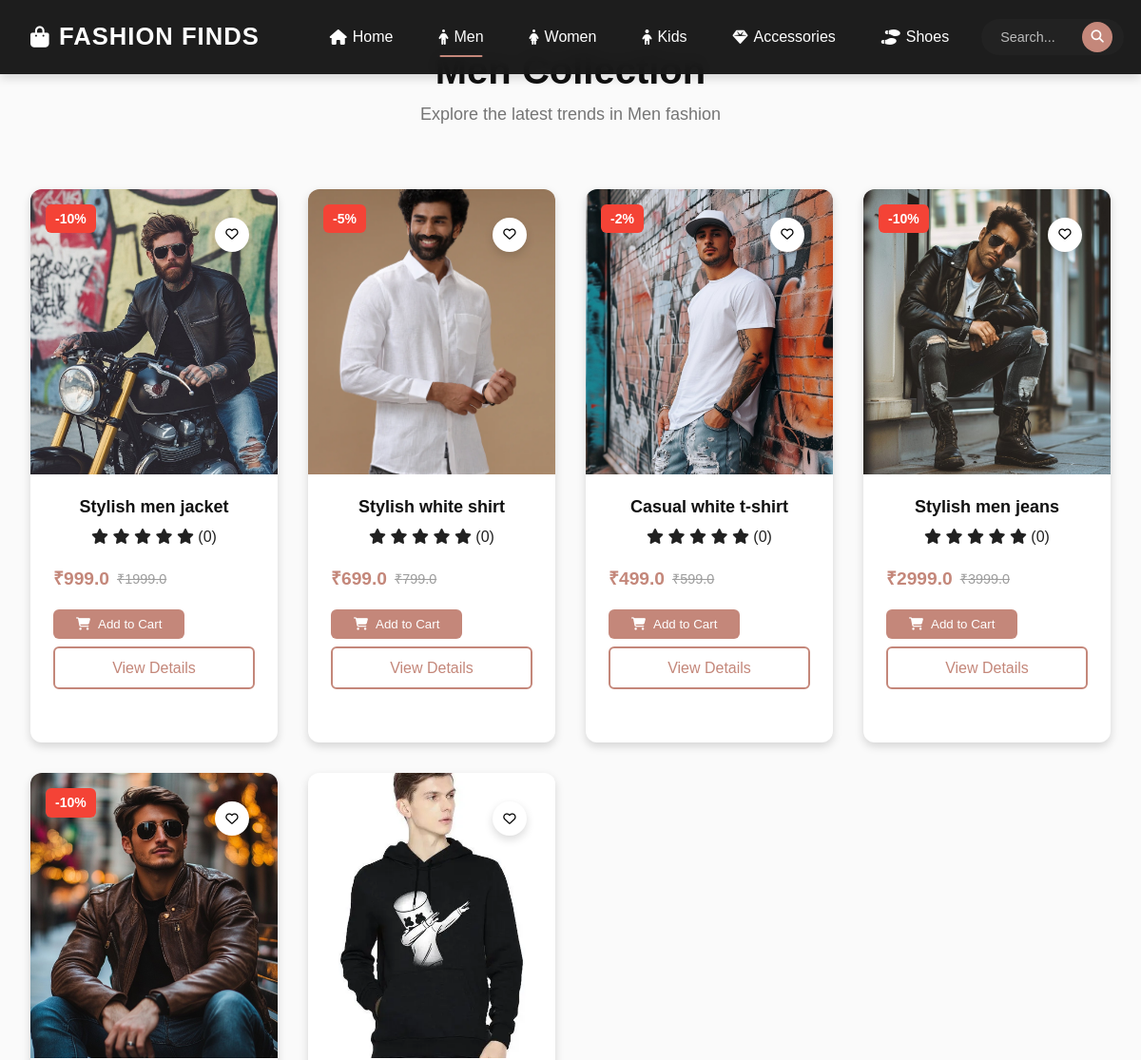
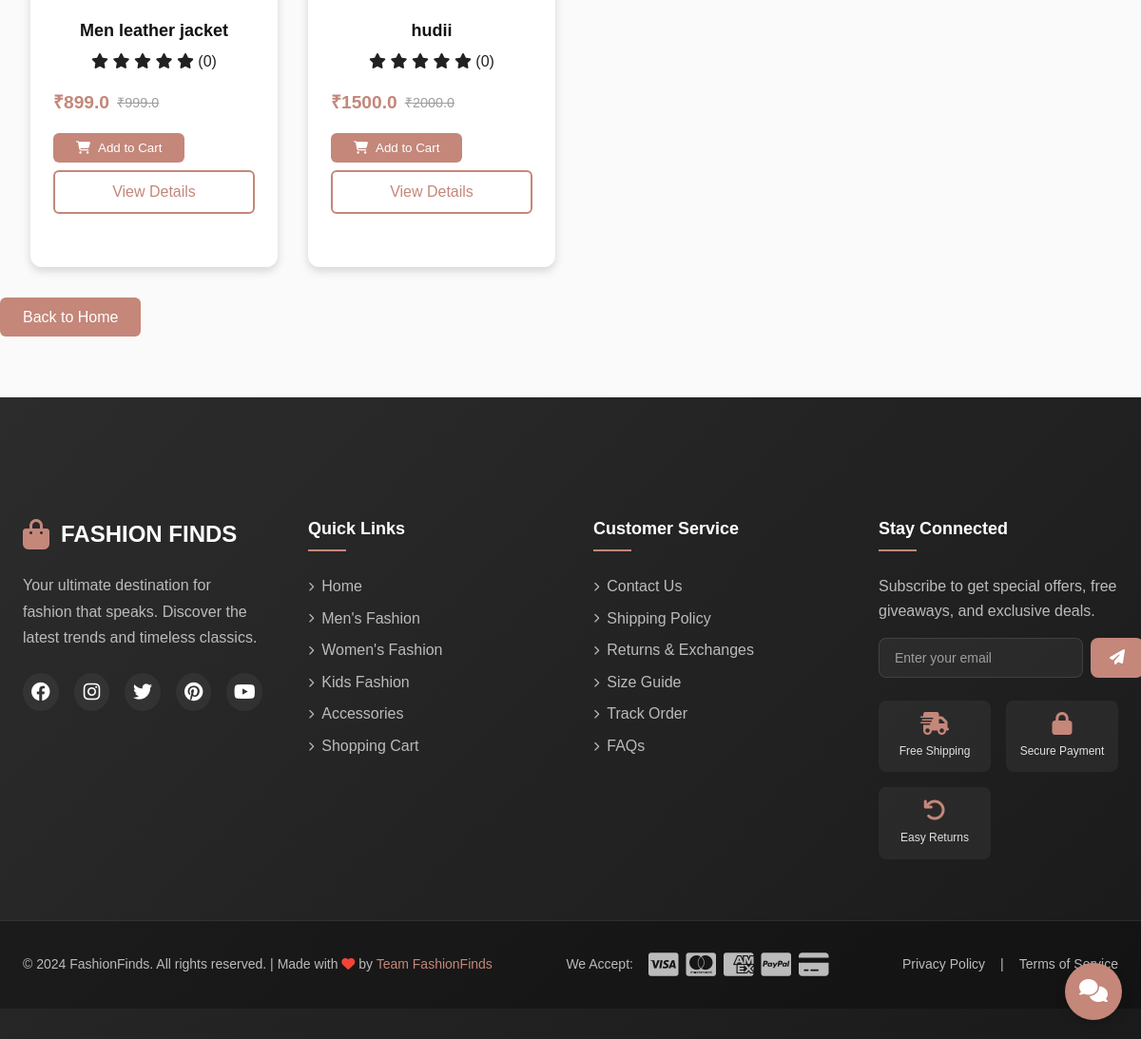
Page /category/Men on the committed database (2 pictures, top to bottom).
### app/models.py (models this page shows, shortened)
class Product(db.Model):
    __tablename__ = 'products'
    id = db.Column(db.Integer, primary_key=True)
    product_name = db.Column(db.String(100), nullable=False)
    product_picture = db.Column(db.String(1000), nullable=False)
    current_price = db.Column(db.Float, nullable=False)
    previous_price = db.Column(db.Float, nullable=False)
    description = db.Column(db.String(2000), nullable=True)
    color = db.Column(db.String(15))
    rating = db.Column(db.Integer, default=0)
    sale = db.Column(db.Boolean, default=False)
    discount = db.Column(db.Integer, nullable=True, default=0)
    count = db.Column(db.Integer, nullable=False, default=0)  # Inventory count
    brand_id = db.Column(db.Integer, db.ForeignKey('brands.id'), nullable=True)
    category = db.Column(db.String(100), nullable=False)  # ✅ Now category is a string field
    quantity_size = db.relationship('ProductSize', backref='product', lazy=True, cascade="all, delete-orphan")
    carts = db.relationship('Cart', backref='cart_product', lazy=True, cascade="all, delete-orphan")
    wishlists = db.relationship('Wishlist', backref='wishlist_product', lazy=True, cascade="all, delete-orphan")
    order_items = db.relationship('OrderItem', backref='product', lazy=True, cascade="all, delete-orphan")

### app/views.py (the view)
@views.route('/category/<string:category_name>')
def products_by_category(category_name):
    page = request.args.get('page', 1, type=int)
    sort_by = request.args.get('sort', 'popularity')
    per_page = 24
    query = Product.query.filter_by(category=category_name)
    if sort_by == 'price_low':
        query = query.order_by(Product.current_price.asc())
    elif sort_by == 'price_high':
        query = query.order_by(Product.current_price.desc())
    elif sort_by == 'rating':
        query = query.order_by(Product.rating.desc())
    elif sort_by == 'newest':
        query = query.order_by(Product.id.desc())
    else:  # popularity
        query = query.order_by(Product.count.desc())
    paginated = query.paginate(page=page, per_page=per_page, error_out=False)
    return render_template('category.html',
                         products=paginated.items,
                         pagination=paginated,
                         category=category_name,
                         sort_by=sort_by)

### app/templates/category.html (shortened to what this page needs)
{% extends 'base.html' %}
{% block content %}
<section class="category-header">
    <div class="container">
        <div class="section-header text-center">
            <h2>{{ category }} Collection</h2>
            <p>Explore the latest trends in {{ category }} fashion</p>
        </div>
    </div>
</section>
<section class="category-products">
    <div class="container">
        {% if products %}
        <div class="product-container">
            {% for product in products %}
            <div class="product-card" data-product-id="{{ product.id }}">
                {% if product.discount > 0 %}
                <span class="discount-badge">-{{ product.discount }}%</span>
                {% endif %}
                <form action="{{ url_for('views.wishlist_add', product_id=product.id) }}" method="POST" class="wishlist-form">
                    <button type="submit" class="wishlist-btn" aria-label="Add to wishlist">
                        <i class="far fa-heart"></i>
                    </button>
                </form>
                <a href="{{ url_for('views.product_info', product_id=product.id) }}" class="product-image-link">
                    <div class="product-image">
                        <img src="{{ url_for('views.get_image', filename=product.product_picture) }}" alt="{{ product.product_name }}" loading="lazy">
                    </div>
                </a>
                <div class="product-info">
                    <h3 class="product-title">{{ product.product_name }}</h3>
                    <div class="product-rating">
                        {% for i in range(5) %}
                            <i class="fas fa-star {% if i >= product.rating %}star-empty{% endif %}"></i>
                        {% endfor %}
                        <span class="rating-count">({{ product.count }})</span>
                    </div>
                    <div class="price-container">
                        <span class="discounted-price">₹{{ product.current_price }}</span>
                        {% if product.previous_price > product.current_price %}
                        <span class="original-price">₹{{ product.previous_price }}</span>
                        {% endif %}
                    </div>
                    <div class="product-actions">
                        <form action="{{ url_for('views.cart_add', product_id=product.id) }}" method="POST" class="add-to-cart-form">
                            <button type="submit" class="btn btn-primary btn-sm">
                                <i class="fas fa-shopping-cart"></i> Add to Cart
                            </button>
                        </form>
                        <a href="{{ url_for('views.product_info', product_id=product.id) }}" class="btn btn-secondary btn-sm">
                            View Details
                        </a>
                    </div>
                </div>
            </div>
            {% endfor %}
        </div>
        {% else %}
        <div class="text-center py-5">
            <h3>No products found in this category</h3>
            <p class="text-muted">Check back later for new arrivals</p>
            <a href="{{ url_for('views.homepage') }}" class="btn btn-primary mt-3">Browse All Products</a>
        </div>
        {% endif %}
    </div>
</section>
<div class="text-center mt-5">
    <a href="{{ url_for('views.homepage') }}" class="btn btn-primary">Back to Home</a>
</div>
{% endblock %}

### app/templates/base.html (shortened to what this page needs)
<!DOCTYPE html>
<html lang="en">
<head>
    <link rel="stylesheet" href="https://cdnjs.cloudflare.com/ajax/libs/font-awesome/6.4.0/css/all.min.css">
    <link rel="stylesheet" href="{{ url_for('static', filename='css/style.css') }}?v={{ range(1, 1000) | random }}">
    <link rel="stylesheet" href="{{ url_for('static', filename='css/navbar.css') }}?v={{ range(1, 1000) | random }}">
    <link rel="stylesheet" href="{{ url_for('static', filename='css/home.css') }}?v={{ range(1, 1000) | random }}">
</head>
<body>
    {% include 'navbar.html' %}
    <main class="main-content" style="margin-top: 50px;">
        {% block content %}{% endblock %}
    </main>
    {% include 'footer.html' %}
    <div class="chatbot-widget" id="chatbotWidget">
        <button class="chatbot-toggle" id="chatToggle" aria-label="Open chat">
            <i class="fas fa-comments"></i>
        </button>
    </div>
</body>
</html>

### app/templates/navbar.html (shortened to what this page needs)
<div class="nav-container">
    <nav class="navbar">
        <a href="/" class="logo">
            <i class="fas fa-shopping-bag"></i>
            <span class="logo-text">FASHION FINDS</span>
        </a>
        <div class="main-nav">
            <a href="/" class="nav-item" data-page="home" title="Home">
                <i class="fas fa-home"></i>
                <span>Home</span>
            </a>
            <a href="{{ url_for('views.products_by_category', category_name='Men') }}" class="nav-item" title="Men">
                <i class="fas fa-male"></i><span>Men</span>
            </a>
            <a href="{{ url_for('views.products_by_category', category_name='Women') }}" class="nav-item" title="Women">
                <i class="fas fa-female"></i><span>Women</span>
            </a>
            <a href="{{ url_for('views.products_by_category', category_name='Kids') }}" class="nav-item" title="Kids">
                <i class="fas fa-child"></i><span>Kids</span>
            </a>
            <a href="{{ url_for('views.products_by_category', category_name='Accessories') }}" class="nav-item" title="Accessories">
                <i class="fas fa-gem"></i><span>Accessories</span>
            </a>
            <a href="{{ url_for('views.products_by_category', category_name='Shoes') }}" class="nav-item" title="Shoes">
                <i class="fas fa-shoe-prints"></i><span>Shoes</span>
            </a>
        </div>
        <form action="{{ url_for('views.search') }}" method="GET" class="search-container">
            <div class="search-bar">
                <input type="text" name="query" id="searchInput" class="search-input" placeholder="Search..." autocomplete="off">
                <button type="submit" class="search-button" aria-label="Search"><i class="fas fa-search"></i></button>
            </div>
        </form>
    </nav>
</div>

### app/templates/footer.html (shortened to what this page needs)
<footer class="site-footer">
    <div class="footer-top">
        <div class="footer-container">
            <div class="footer-section">
                <div class="footer-brand">
                    <i class="fas fa-shopping-bag"></i>
                    <h3>FASHION FINDS</h3>
                </div>
                <p class="footer-description">
                    Your ultimate destination for fashion that speaks. Discover the latest trends and timeless classics.
                </p>
                <div class="social-media">
                    <a href="#" class="social-link" aria-label="Facebook">
                        <i class="fab fa-facebook"></i>
                    </a>
                    <a href="#" class="social-link" aria-label="Instagram">
                        <i class="fab fa-instagram"></i>
                    </a>
                    <a href="#" class="social-link" aria-label="Twitter">
                        <i class="fab fa-twitter"></i>
                    </a>
                    <a href="#" class="social-link" aria-label="Pinterest">
                        <i class="fab fa-pinterest"></i>
                    </a>
                    <a href="#" class="social-link" aria-label="YouTube">
                        <i class="fab fa-youtube"></i>
                    </a>
                </div>
            </div>
            <div class="footer-section">
                <h4>Quick Links</h4>
                <ul class="footer-links">
                    <li><a href="{{ url_for('views.homepage') }}"><i class="fas fa-chevron-right"></i> Home</a></li>
                    <li><a href="{{ url_for('views.products_by_category', category_name='Men') }}"><i class="fas fa-chevron-right"></i> Men's Fashion</a></li>
                    <li><a href="{{ url_for('views.products_by_category', category_name='Women') }}"><i class="fas fa-chevron-right"></i> Women's Fashion</a></li>
                    <li><a href="{{ url_for('views.products_by_category', category_name='Kids') }}"><i class="fas fa-chevron-right"></i> Kids Fashion</a></li>
                    <li><a href="{{ url_for('views.products_by_category', category_name='Accessories') }}"><i class="fas fa-chevron-right"></i> Accessories</a></li>
                    <li><a href="/cart"><i class="fas fa-chevron-right"></i> Shopping Cart</a></li>
                </ul>
            </div>
            <div class="footer-section">
                <h4>Customer Service</h4>
                <ul class="footer-links">
                    <li><a href="#"><i class="fas fa-chevron-right"></i> Contact Us</a></li>
                    <li><a href="#"><i class="fas fa-chevron-right"></i> Shipping Policy</a></li>
                    <li><a href="#"><i class="fas fa-chevron-right"></i> Returns & Exchanges</a></li>
                    <li><a href="#"><i class="fas fa-chevron-right"></i> Size Guide</a></li>
                    <li><a href="#"><i class="fas fa-chevron-right"></i> Track Order</a></li>
                    <li><a href="#"><i class="fas fa-chevron-right"></i> FAQs</a></li>
                </ul>
            </div>
            <div class="footer-section">
                <h4>Stay Connected</h4>
                <p class="newsletter-text">Subscribe to get special offers, free giveaways, and exclusive deals.</p>
                <form class="newsletter-form" id="newsletterForm">
                    <div class="newsletter-input-group">
                        <input
                            type="email"
                            class="newsletter-input"
                            placeholder="Enter your email"
                            required
                        >
                        <button type="submit" class="newsletter-btn">
                            <i class="fas fa-paper-plane"></i>
                        </button>
                    </div>
                </form>
                <div class="trust-badges">
                    <div class="trust-badge">
                        <i class="fas fa-shipping-fast"></i>
                        <span>Free Shipping</span>
                    </div>
                    <div class="trust-badge">
                        <i class="fas fa-lock"></i>
                        <span>Secure Payment</span>
                    </div>
                    <div class="trust-badge">
                        <i class="fas fa-undo"></i>
                        <span>Easy Returns</span>
                    </div>
                </div>
            </div>
        </div>
    </div>
    <div class="footer-bottom">
        <div class="footer-bottom-container">
            <div class="copyright">
                <p>&copy; 2024 FashionFinds. All rights reserved. | Made with <i class="fas fa-heart"></i> by <a href="#">Team FashionFinds</a></p>
            </div>
            <div class="payment-methods">
                <span>We Accept:</span>
                <div class="payment-icons">
                    <i class="fab fa-cc-visa"></i>
                    <i class="fab fa-cc-mastercard"></i>
                    <i class="fab fa-cc-amex"></i>
                    <i class="fab fa-cc-paypal"></i>
                    <i class="fas fa-credit-card"></i>
                </div>
            </div>
            <div class="legal-links">
                <a href="#">Privacy Policy</a>
                <span>|</span>
                <a href="#">Terms of Service</a>
            </div>
        </div>
    </div>
</footer>

### rows in the picture
Product: discount "10", product_picture (picture), product_name "Stylish men jacket", rating 0 (drawn), count "0", current_price "999.0", previous_price "1999.0"
Product: discount "5", product_picture (picture), product_name "Stylish white shirt", rating 0 (drawn), count "0", current_price "699.0", previous_price "799.0"
Product: discount "2", product_picture (picture), product_name "Casual white t-shirt", rating 0 (drawn), count "0", current_price "499.0", previous_price "599.0"
Product: discount "10", product_picture (picture), product_name "Stylish men jeans", rating 0 (drawn), count "0", current_price "2999.0", previous_price "3999.0"
Product: discount "10", product_picture (picture), product_name "Men leather jacket", rating 0 (drawn), count "0", current_price "899.0", previous_price "999.0"
Product: product_picture (picture), product_name "hudii", rating 0 (drawn), count "0", current_price "1500.0", previous_price "2000.0"

### other values in the picture
{{ category }} "Men"
